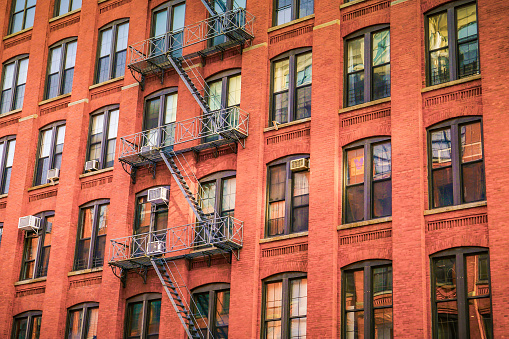
#> input picture media/hostel_images/house1.jpg, 509 x 339 px
$ python -i pillowutils.py   (imports and definitions only)   (older library calls are emulated)
#> lines starting #> are read from the running program, lines starting #| are printed output that depends on the picture
import os
from PIL import Image


def get_size_format(b, factor=1024, suffix="B"):
    """
    Scale bytes to its proper byte format
    e.g:
        1253656 => '1.20MB'
        1253656678 => '1.17GB'
    """
    for unit in ["", "K", "M", "G", "T", "P", "E", "Z"]:
        if b < factor:
            return f"{b:.2f}{unit}{suffix}"
        b /= factor
    return f"{b:.2f}Y{suffix}"


def compress_img(
    image_name, new_size_ratio=0.9, quality=90, width=None, height=None, to_jpg=True
):
    # load the image to memory
#> called with image_name = '../media/hostel_images/house1.jpg', new_size_ratio = 0.9, quality = 90, to_jpg = True
    img = Image.open(image_name)
#> img is the input picture: PIL image 509x339 RGB; mean R, G, B 168, 101.9, 81.3
    # print the original image shape
    print("[*] Image shape:", img.size)
#| [*] Image shape: (509, 339)
    # get the original image size in bytes
    image_size = os.path.getsize(image_name)
    # print the size before compression/resizing
    print("[*] Size before compression:", get_size_format(image_size))
    if new_size_ratio < 1.0:
        # if resizing ratio is below 1.0, then multiply width & height with this ratio to reduce image size
        img = img.resize(
            (int(img.size[0] * new_size_ratio), int(img.size[1] * new_size_ratio)),
            Image.ANTIALIAS,
        )
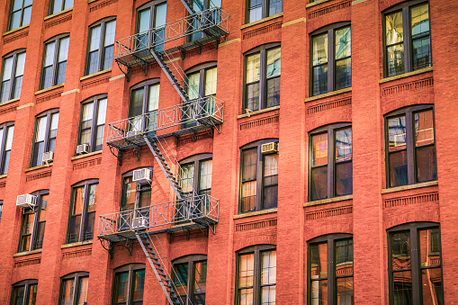
#> img: PIL image 458x305 RGB; mean R, G, B 168, 101.9, 81.4
        # print new image shape
        print("[+] New Image shape:", img.size)
#| [+] New Image shape: (458, 305)
    elif width and height:
        # if width and height are set, resize with them instead
        img = img.resize((width, height), Image.ANTIALIAS)
        # print new image shape
        print("[+] New Image shape:", img.size)
    # split the filename and extension
    filename, ext = os.path.splitext(image_name)
    # make new filename appending _compressed to the original file name
    if to_jpg:
        # change the extension to JPEG
        new_filename = f"{filename}_compressed.jpg"
    else:
        # retain the same extension of the original image
        new_filename = f"{filename}_compressed{ext}"
    try:
        # save the image with the corresponding quality and optimize set to True
        img.save(new_filename, quality=quality, optimize=True)
    except OSError:
        # convert the image to RGB mode first
        img = img.convert("RGB")
        # save the image with the corresponding quality and optimize set to True
        img.save(new_filename, quality=quality, optimize=True)
    print("[+] New file saved:", new_filename)
    # get the new image size in bytes
    new_image_size = os.path.getsize(new_filename)
    # print the new size in a good format
    print("[+] Size after compression:", get_size_format(new_image_size))
    # calculate the saving bytes
    saving_diff = new_image_size - image_size
    # print the saving percentage
    print(
        f"[+] Image size change: {saving_diff/image_size*100:.2f}% of the original image size."
    )

>>> result = compress_img('../media/hostel_images/house1.jpg')

$ run again, on media/hostel_images/house2.jpg
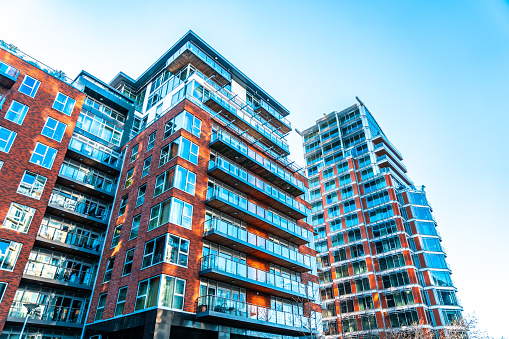
#> input picture media/hostel_images/house2.jpg, 509 x 339 px
#> in compress_img, img is the input picture: PIL image 509x339 RGB; mean R, G, B 131.6, 163.6, 179
#| [*] Image shape: (509, 339)
#> in compress_img, `img = img.resize( (int(img.size[0] * new_size_ratio), int(img.size[1] ..`:
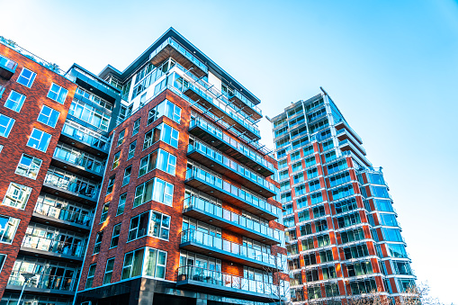
#> img: PIL image 458x305 RGB; mean R, G, B 131.8, 163.5, 178.8
#| [+] New Image shape: (458, 305)

$ run again, on media/hostel_images/house3.jpg
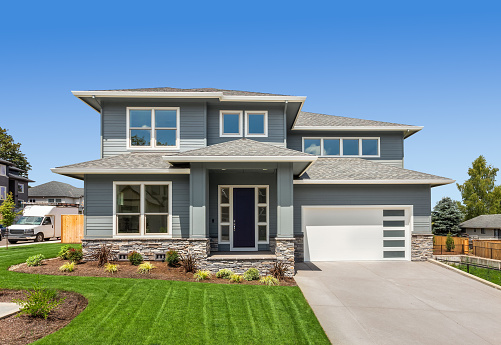
#> input picture media/hostel_images/house3.jpg, 501 x 345 px
#> in compress_img, img is the input picture: PIL image 501x345 RGB; mean R, G, B 123.3, 145.9, 153.2
#| [*] Image shape: (501, 345)
#> in compress_img, `img = img.resize( (int(img.size[0] * new_size_ratio), int(img.size[1] ..`:
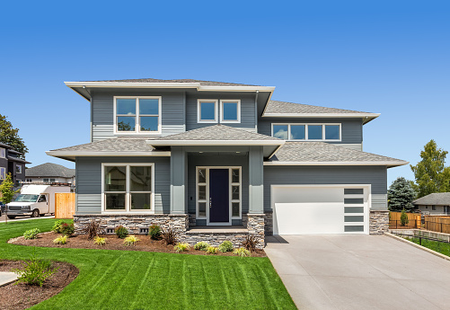
#> img: PIL image 450x310 RGB; mean R, G, B 123.3, 145.9, 153.2
#| [+] New Image shape: (450, 310)

$ run again, on media/hostel_images/house4.jpg
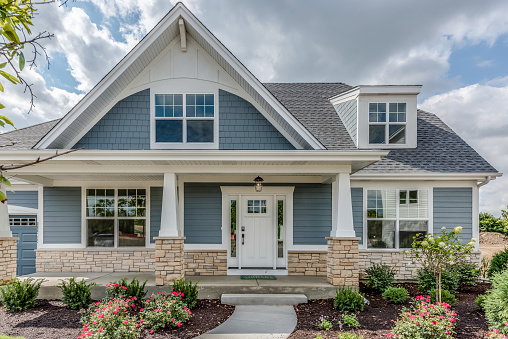
#> input picture media/hostel_images/house4.jpg, 508 x 339 px
#> in compress_img, img is the input picture: PIL image 508x339 RGB; mean R, G, B 138.3, 141.4, 138
#| [*] Image shape: (508, 339)
#> in compress_img, `img = img.resize( (int(img.size[0] * new_size_ratio), int(img.size[1] ..`:
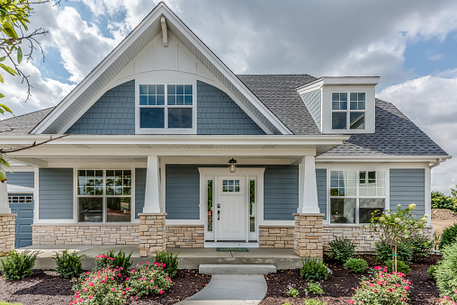
#> img: PIL image 457x305 RGB; mean R, G, B 138.3, 141.4, 138
#| [+] New Image shape: (457, 305)
